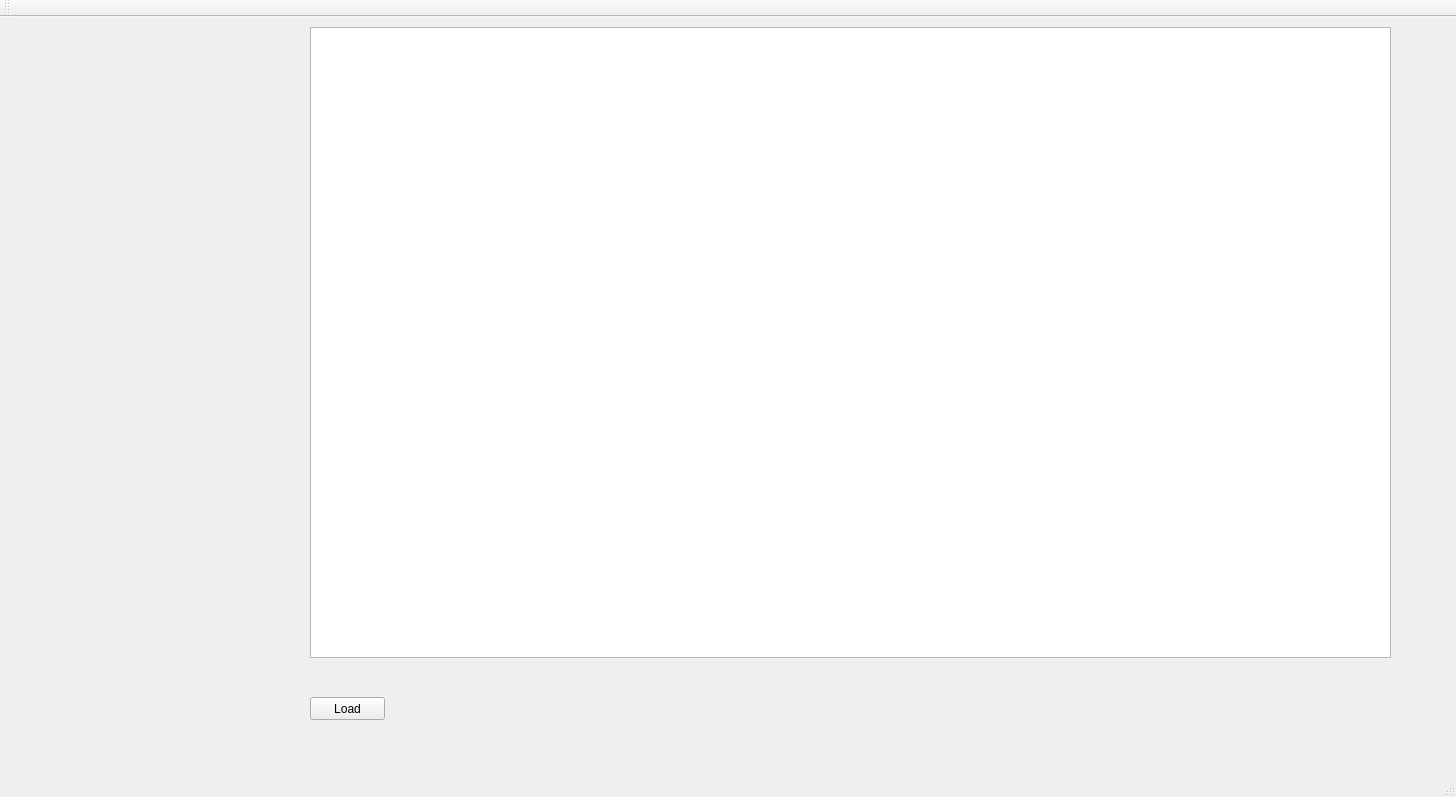
<?xml version="1.0" encoding="UTF-8"?>
<ui version="4.0">
 <class>MainWindow</class>
 <widget class="QMainWindow" name="MainWindow">
  <property name="geometry">
   <rect>
    <x>0</x>
    <y>0</y>
    <width>1456</width>
    <height>797</height>
   </rect>
  </property>
  <property name="windowTitle">
   <string>MainWindow</string>
  </property>
  <widget class="QWidget" name="centralWidget">
   <widget class="QGraphicsView" name="graphicsView">
    <property name="geometry">
     <rect>
      <x>310</x>
      <y>10</y>
      <width>1081</width>
      <height>631</height>
     </rect>
    </property>
   </widget>
   <widget class="QPushButton" name="PB_Load">
    <property name="geometry">
     <rect>
      <x>310</x>
      <y>680</y>
      <width>75</width>
      <height>23</height>
     </rect>
    </property>
    <property name="text">
     <string>Load</string>
    </property>
   </widget>
  </widget>
  <widget class="QMenuBar" name="menuBar">
   <property name="geometry">
    <rect>
     <x>0</x>
     <y>0</y>
     <width>1456</width>
     <height>21</height>
    </rect>
   </property>
  </widget>
  <widget class="QToolBar" name="mainToolBar">
   <attribute name="toolBarArea">
    <enum>TopToolBarArea</enum>
   </attribute>
   <attribute name="toolBarBreak">
    <bool>false</bool>
   </attribute>
  </widget>
  <widget class="QStatusBar" name="statusBar"/>
 </widget>
 <layoutdefault spacing="6" margin="11"/>
 <resources/>
 <connections/>
</ui>
